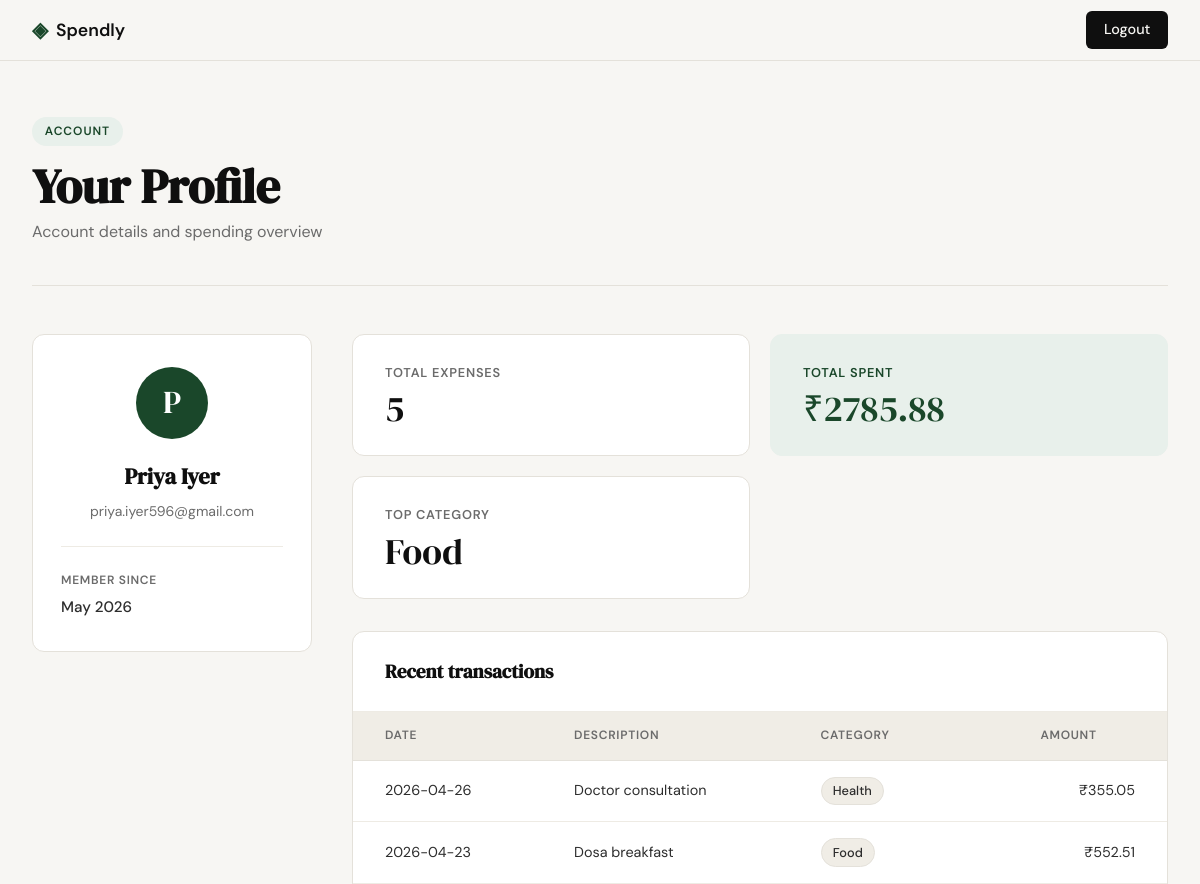
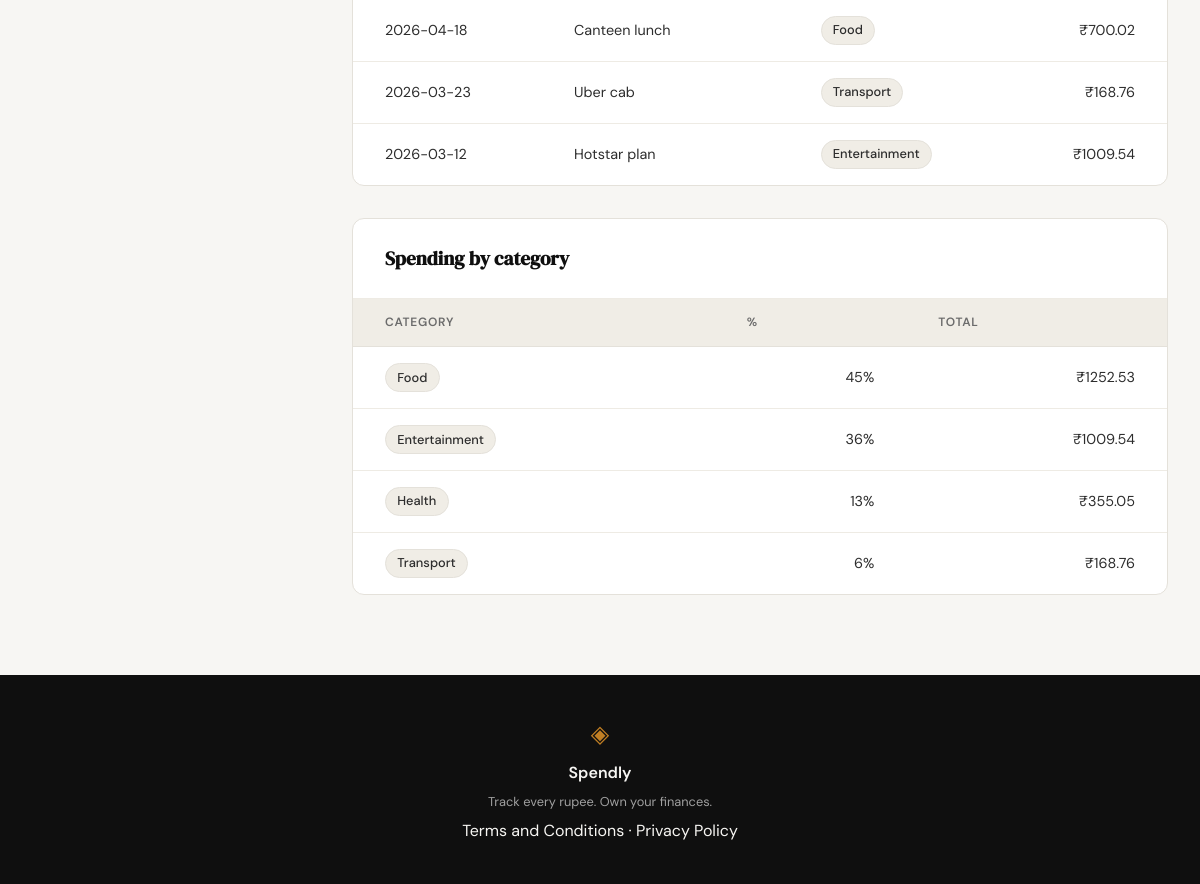
Screenshot of /profile (signed in) with the database file from the repository (2 pictures, top to bottom).
### tables this page shows
CREATE TABLE users (
                id            INTEGER PRIMARY KEY AUTOINCREMENT,
                name          TEXT NOT NULL,
                email         TEXT UNIQUE NOT NULL,
                password_hash TEXT NOT NULL,
                created_at    TEXT DEFAULT (datetime('now'))
            );

CREATE TABLE expenses (
                id          INTEGER PRIMARY KEY AUTOINCREMENT,
                user_id     INTEGER NOT NULL,
                amount      REAL NOT NULL,
                category    TEXT NOT NULL,
                date        TEXT NOT NULL,
                description TEXT,
                created_at  TEXT DEFAULT (datetime('now')),
                FOREIGN KEY (user_id) REFERENCES users(id)
            );

### app.py (the view)
@app.route("/profile")
def profile():
    if not session.get("user_id"):
        return redirect(url_for("login"))
    user         = queries_get_user_by_id(session["user_id"])
    summary      = get_summary_stats(session["user_id"])
    transactions = get_recent_transactions(session["user_id"])
    breakdown    = get_category_breakdown(session["user_id"])
    return render_template(
        "profile.html",
        user=user,
        summary=summary,
        transactions=transactions,
        breakdown=breakdown,
    )

### database/db.py (called while the page is built)
def get_db():
    conn = sqlite3.connect(DB_PATH)
    conn.row_factory = sqlite3.Row
    conn.execute("PRAGMA foreign_keys = ON")
    return conn

### database/queries.py (called while the page is built)
def get_user_by_id(user_id):
    conn = get_db()
    try:
        cur = conn.execute(
            "SELECT name, email, created_at FROM users WHERE id = ?",
            (user_id,),
        )
        row = cur.fetchone()
    finally:
        conn.close()
    if row is None:
        return None
    raw = row["created_at"]
    for fmt in ("%Y-%m-%d %H:%M:%S", "%Y-%m-%dT%H:%M:%S", "%Y-%m-%d"):
        try:
            member_since = datetime.strptime(raw, fmt).strftime("%B %Y")
            break
        except ValueError:
            continue
    else:
        member_since = raw
    return {
        "name":         row["name"],
        "email":        row["email"],
        "member_since": member_since,
    }

def get_summary_stats(user_id):
    db = get_db()
    try:
        row = db.execute(
            "SELECT COALESCE(SUM(amount), 0.0), COUNT(*) FROM expenses WHERE user_id = ?",
            (user_id,),
        ).fetchone()
        total_spent = float(row[0])
        transaction_count = int(row[1])
        top_row = db.execute(
            "SELECT category FROM expenses WHERE user_id = ? "
            "GROUP BY category ORDER BY SUM(amount) DESC LIMIT 1",
            (user_id,),
        ).fetchone()
        return {
            "total_spent":       total_spent,
            "transaction_count": transaction_count,
            "top_category":      top_row[0] if top_row is not None else "—",
        }
    finally:
        db.close()

def get_recent_transactions(user_id, limit=10):
    conn = get_db()
    try:
        cur = conn.execute(
            """
            SELECT date, description, category, amount
            FROM expenses
            WHERE user_id = ?
            ORDER BY date DESC
            LIMIT ?
            """,
            (user_id, limit),
        )
        rows = cur.fetchall()
        return [
            {
                "date":        row["date"],
                "description": row["description"],
                "category":    row["category"],
                "amount":      float(row["amount"]),
            }
            for row in rows
        ]
    finally:
        conn.close()

### templates/profile.html (shortened to what this page needs)
{% extends "base.html" %}
{% block head %}
<link rel="stylesheet" href="{{ url_for('static', filename='css/profile.css') }}">
{% endblock %}
{% block content %}
<div class="profile-page">
  <div class="profile-header">
    <span class="profile-badge">Account</span>
    <h1 class="profile-title">Your Profile</h1>
    <p class="profile-subtitle">Account details and spending overview</p>
  </div>
  <div class="profile-body">
    <aside class="profile-sidebar">
      <div class="profile-card">
        <div class="profile-avatar">{{ user.name[0] | upper }}</div>
        <h2 class="profile-name">{{ user.name }}</h2>
        <p class="profile-email">{{ user.email }}</p>
        <div class="profile-divider"></div>
        <dl class="profile-meta">
          <dt class="profile-meta-label">Member since</dt>
          <dd class="profile-meta-value">{{ user.member_since }}</dd>
        </dl>
      </div>
    </aside>
    <section class="profile-main">
      <div class="profile-tiles">
        <div class="profile-tile">
          <span class="profile-tile-label">Total expenses</span>
          <span class="profile-tile-value">{{ summary.transaction_count }}</span>
        </div>
        <div class="profile-tile profile-tile-accent">
          <span class="profile-tile-label">Total spent</span>
          <span class="profile-tile-value">₹{{ "%.2f"|format(summary.total_spent) }}</span>
        </div>
        <div class="profile-tile">
          <span class="profile-tile-label">Top category</span>
          <span class="profile-tile-value">{{ summary.top_category }}</span>
        </div>
      </div>
      <div class="profile-section">
        <h3 class="profile-section-title">Recent transactions</h3>
        {% if transactions %}
        <div class="profile-table-wrap">
          <table class="profile-table">
            <thead>
              <tr>
                <th>Date</th>
                <th>Description</th>
                <th>Category</th>
                <th class="align-right">Amount</th>
              </tr>
            </thead>
            <tbody>
              {% for tx in transactions %}
              <tr>
                <td>{{ tx.date }}</td>
                <td>{{ tx.description }}</td>
                <td><span class="cat-pill">{{ tx.category }}</span></td>
                <td class="align-right">₹{{ "%.2f"|format(tx.amount) }}</td>
              </tr>
              {% endfor %}
            </tbody>
          </table>
        </div>
        {% else %}
        <div class="profile-empty">
          <p class="profile-empty-text">No transactions recorded yet.</p>
        </div>
        {% endif %}
      </div>
      <div class="profile-section">
        <h3 class="profile-section-title">Spending by category</h3>
        {% if breakdown %}
        <div class="profile-table-wrap">
          <table class="profile-table">
            <thead>
              <tr>
                <th>Category</th>
                <th class="align-right">%</th>
                <th class="align-right">Total</th>
              </tr>
            </thead>
            <tbody>
              {% for row in breakdown %}
              <tr>
                <td><span class="cat-pill">{{ row.name }}</span></td>
                <td class="align-right">{{ row.pct }}%</td>
                <td class="align-right">₹{{ "%.2f"|format(row.amount) }}</td>
              </tr>
              {% endfor %}
            </tbody>
          </table>
        </div>
        {% else %}
        <div class="profile-empty">
          <p class="profile-empty-text">No expenses recorded yet.</p>
        </div>
        {% endif %}
      </div>
    </section>
  </div>
</div>
{% endblock %}

### static/css/style.css (style rules this page uses)
:root { --ink: #0f0f0f; --ink-soft: #2d2d2d; --ink-muted: #6b6b6b; --ink-faint: #a0a0a0; --paper: #f7f6f3; --paper-warm: #f0ede6; --paper-card: #ffffff; --accent: #1a472a; --accent-light: #e8f0eb; --accent-2: #c17f24; --accent-2-light: #fdf3e3; --danger: #c0392b; --danger-light: #fdecea; --border: #e4e1da; --border-soft: #eeebe4; --font-display: 'DM Serif Display', Georgia, serif; --font-body: 'DM Sans', system-ui, sans-serif; --max-width: 1200px; --auth-width: 440px; --radius-sm: 6px; --radius-md: 12px; --radius-lg: 20px; }
*, *::before, *::after { box-sizing: border-box; margin: 0; padding: 0; }
html { font-size: 16px; scroll-behavior: smooth; }
body { background: var(--paper); color: var(--ink); font-family: var(--font-body); font-size: 1rem; line-height: 1.6; -webkit-font-smoothing: antialiased; }

### rows the page displays
users: name "P", name "Priya Iyer", email "priya.iyer596@gmail.com"
expenses: date "2026-04-26", description "Doctor consultation", category "Health", amount "355.05", name "Health", pct "13"
expenses: date "2026-04-23", description "Dosa breakfast", category "Food", amount "552.51"
expenses: date "2026-04-18", description "Canteen lunch", category "Food", amount "700.02"
expenses: date "2026-03-23", description "Uber cab", category "Transport", amount "168.76", name "Transport", pct "6"
expenses: date "2026-03-12", description "Hotstar plan", category "Entertainment", amount "1009.54", name "Entertainment", pct "36"

### other values shown
{{ user.member_since }} "May 2026"
{{ summary.transaction_count }} "5"
{{ "%.2f"|format(summary.total_spent) }} "2785.88"
{{ summary.top_category }} "Food"
{{ row.name }} "Food"
{{ row.pct }} "45"
{{ "%.2f"|format(row.amount) }} "1252.53"
